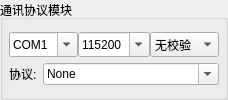
        <widget class="QGroupBox" name="groupBox_2">
         <property name="sizePolicy">
          <sizepolicy hsizetype="Preferred" vsizetype="Fixed">
           <horstretch>0</horstretch>
           <verstretch>0</verstretch>
          </sizepolicy>
         </property>
         <property name="title">
          <string>通讯协议模块</string>
         </property>
         <layout class="QVBoxLayout" name="verticalLayout_2">
          <property name="spacing">
           <number>0</number>
          </property>
          <property name="leftMargin">
           <number>6</number>
          </property>
          <property name="topMargin">
           <number>6</number>
          </property>
          <property name="rightMargin">
           <number>6</number>
          </property>
          <property name="bottomMargin">
           <number>6</number>
          </property>
          <item>
           <widget class="QWidget" name="widget" native="true">
            <property name="sizePolicy">
             <sizepolicy hsizetype="Preferred" vsizetype="Fixed">
              <horstretch>0</horstretch>
              <verstretch>0</verstretch>
             </sizepolicy>
            </property>
            <layout class="QHBoxLayout" name="horizontalLayout_2">
             <property name="spacing">
              <number>0</number>
             </property>
             <property name="leftMargin">
              <number>0</number>
             </property>
             <property name="topMargin">
              <number>0</number>
             </property>
             <property name="rightMargin">
              <number>0</number>
             </property>
             <property name="bottomMargin">
              <number>0</number>
             </property>
             <item>
              <widget class="QComboBox" name="comboBox_protocal_com">
               <property name="sizePolicy">
                <sizepolicy hsizetype="Preferred" vsizetype="Minimum">
                 <horstretch>0</horstretch>
                 <verstretch>0</verstretch>
                </sizepolicy>
               </property>
               <property name="minimumSize">
                <size>
                 <width>0</width>
                 <height>25</height>
                </size>
               </property>
               <property name="editable">
                <bool>true</bool>
               </property>
               <item>
                <property name="text">
                 <string>COM1</string>
                </property>
               </item>
               <item>
                <property name="text">
                 <string>COM2</string>
                </property>
               </item>
              </widget>
             </item>
             <item>
              <widget class="QComboBox" name="comboBox_protocal_baund">
               <property name="minimumSize">
                <size>
                 <width>0</width>
                 <height>25</height>
                </size>
               </property>
               <property name="editable">
                <bool>true</bool>
               </property>
               <item>
                <property name="text">
                 <string>115200</string>
                </property>
               </item>
               <item>
                <property name="text">
                 <string>230400</string>
                </property>
               </item>
               <item>
                <property name="text">
                 <string>460800</string>
                </property>
               </item>
               <item>
                <property name="text">
                 <string>921600</string>
                </property>
               </item>
              </widget>
             </item>
             <item>
              <widget class="QComboBox" name="comboBox_protocal_check">
               <property name="minimumSize">
                <size>
                 <width>0</width>
                 <height>25</height>
                </size>
               </property>
               <property name="editable">
                <bool>false</bool>
               </property>
               <item>
                <property name="text">
                 <string>无校验</string>
                </property>
               </item>
               <item>
                <property name="text">
                 <string>偶校验</string>
                </property>
               </item>
               <item>
                <property name="text">
                 <string>奇校验</string>
                </property>
               </item>
              </widget>
             </item>
            </layout>
           </widget>
          </item>
          <item>
           <widget class="QWidget" name="widget" native="true">
            <property name="sizePolicy">
             <sizepolicy hsizetype="Preferred" vsizetype="Fixed">
              <horstretch>0</horstretch>
              <verstretch>0</verstretch>
             </sizepolicy>
            </property>
            <layout class="QHBoxLayout" name="horizontalLayout_3">
             <property name="leftMargin">
              <number>0</number>
             </property>
             <property name="topMargin">
              <number>0</number>
             </property>
             <property name="rightMargin">
              <number>0</number>
             </property>
             <property name="bottomMargin">
              <number>0</number>
             </property>
             <item>
              <widget class="QLabel" name="label_11">
               <property name="sizePolicy">
                <sizepolicy hsizetype="Maximum" vsizetype="Preferred">
                 <horstretch>0</horstretch>
                 <verstretch>0</verstretch>
                </sizepolicy>
               </property>
               <property name="text">
                <string>协议:</string>
               </property>
              </widget>
             </item>
             <item>
              <widget class="QComboBox" name="comboBox_protocal_rule">
               <property name="editable">
                <bool>true</bool>
               </property>
               <item>
                <property name="text">
                 <string>None</string>
                </property>
               </item>
              </widget>
             </item>
            </layout>
           </widget>
          </item>
         </layout>
        </widget>
